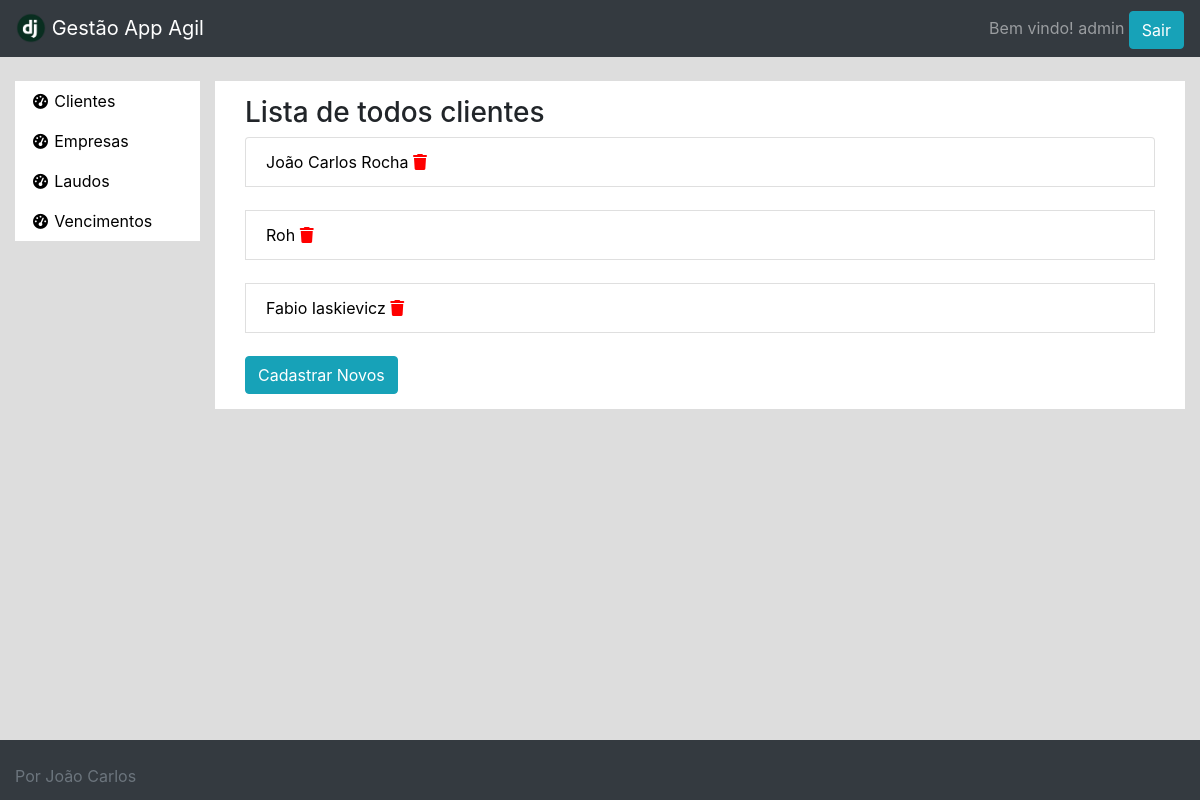
Screenshot of /clientes/person_list/ (signed in) with the database file from the repository.
### clientes/models.py (models this page shows, shortened)
class Person(models.Model):
    name = models.CharField(max_length=60)
    email = models.EmailField(blank=True, null=True)
    whatsapp = models.PositiveBigIntegerField(validators=[MaxValueValidator(99999999999)],
                help_text="DD-9XXXX XXXX sem os espaços",
                unique=True)
    sucess_url = reverse_lazy('home')

### clientes/views.py (the view)
# urls.py: path('person_list/', login_required(PersonList.as_view()), name="person_list"),
class PersonList(ListView):
    model = Person

### clientes/templates/clientes/person_list.html (shortened to what this page needs)
{% extends 'base.html' %}
{% load bootstrap %}
{% block main %}
    <div class="container">
        <h3>Lista de todos clientes</h3>
        <ul class="list-group">
        {% for person in object_list %}
            <li class="list-group-item">
                <a href="{% url 'person_update' person.id %}">{{ person.name|capfirst }}
                    {{person.last_name|capfirst}} </a>
                <a href="{% url 'person_delete' person.id %}"
                    onclick="return confirm('Você tem certeza que quer deletar ?')">
                    <i class="fa-solid fa-trash icon_delete"></i></a>
            </li>
        {% empty %}
            <p>Não tem clientes cadastrados </p>
            <a href="{% url 'person_create' %}" >Cadastrar Novos </a>
        {% endfor %}
        </ul>
        <a href="{% url 'person_create' %}"><button class="btn btn-info">Cadastrar Novos</button></a>
        <br/>
    </div>
{% endblock %}
{% block footer %}
    {% include 'footer.html' %}
{% endblock %}

### templates/base.html (shortened to what this page needs)
{% load static %}
<!doctype html>
<html lang="en">
<head>
    <link rel="stylesheet" href="https://cdn.jsdelivr.net/npm/bootstrap@4.3.1/dist/css/bootstrap.min.css">
    <link rel="stylesheet" href="https://cdn.jsdelivr.net/npm/bootstrap@5.1.0/dist/js/bootstrap.bundle.min.js">
    <link rel="stylesheet" href="https://cdnjs.cloudflare.com/ajax/libs/font-awesome/6.2.0/css/all.min.css"/>
    <link rel="stylesheet" href="{% static 'style.css' %}"/>
    <link rel="stylesheet" href="https://cdnjs.cloudflare.com/ajax/libs/datepicker/0.6.5/datepicker.min.css" />
</head>
<body>
    <div class="wrapper">
        <nav class="navbar navbar-dark bg-dark">
            <div class="row">
                <div class="col">
                    <a class="navbar-brand" href="{% url 'home' %}">
                    <img src="{% static 'pngegg.png' %}"
                    width="30" height="30" class="d-inline-block align-top" alt="">
                    Gestão App Agil
                    </a>
                </div>
            </div>
            <div>
                {% if user.is_authenticated %}
                    <span class="navbar-text">Bem vindo! {{ user.username }}</span>
                    <a href="{% url 'logout' %}"><button class="btn btn-info">Sair</button></a>
                {% else %}
                    <span class="navbar-text"Faça o login</span>
                    <button class="btn btn-info"><a href="{% url 'login' %}">Login</a></button>
                {% endif %}
            </div>
        </nav>
        <br/>
        <div class="container-fluid">
            <div class="row dashboard-layout">
                <div class="col-2" id="clientes-list">
                    <div class="menu">
                        <ul class="nav flex-column">
                            <li class="nav-item">
                                <a class="nav-link" href="{% url 'person_list'%}">
                                    <i class="fas fa-fw fa-tachometer-alt"></i>
                                    <span>Clientes</span>
                                </a>
                            </li>
                        </ul>
                        <ul class="nav flex-column">
                            <li class="nav-item">
                                <a class="nav-link" href="{% url 'empresa_list' %}">
                                    <i class="fas fa-fw fa-tachometer-alt"></i>
                                    <span>Empresas</span>
                                </a>
                            </li>
                        </ul>
                        <ul class="nav flex-column">
                            <li class="nav-item">
                                <a class="nav-link" href="{% url 'laudo_list' %}">
                                    <i class="fas fa-fw fa-tachometer-alt"></i>
                                    <span>Laudos</span>
                                </a>
                            </li>
                        </ul>
                        <ul class="nav flex-column">
                            <li class="nav-item">
                                <a class="nav-link" href="{% url 'vencimento' %}">
                                    <i class="fas fa-fw fa-tachometer-alt"></i>
                                    <span>Vencimentos</span>
                                </a>
                            </li>
                        </ul>
                    </div>
                </div>
                <div class="col-10" id="dashboard">
                    <div class="conteudo">
                        {% block main %}
                        {% endblock %}
                    </div>
                    </div>
                </div>
            </div>
        </div>
    {% block footer %}
    {% endblock %}
</body>
</html>

### static/style.css (style rules this page uses)
body { min-width: 100%; min-height: 100%; background-color: #d4d4d4c9; }
a:link { text-decoration: none; color: black; }
.wrapper { max-width: 100%; padding: 0px; height: 100%; }
.conteudo { padding: 15px; }
.menu { background-color: white; }
#clientes-list { padding-right: 0%; }
.conteudo { background-color: white; }
.nav-link { color:black; }
.nav-item i { font-size: 15px; }
.icon_delete { color:red; }

### rows the page displays
Person: name "João Carlos Rocha"
Person: name "Roh"
Person: name "Fabio Iaskievicz"

### other values shown
{{ user.username }} "admin"
